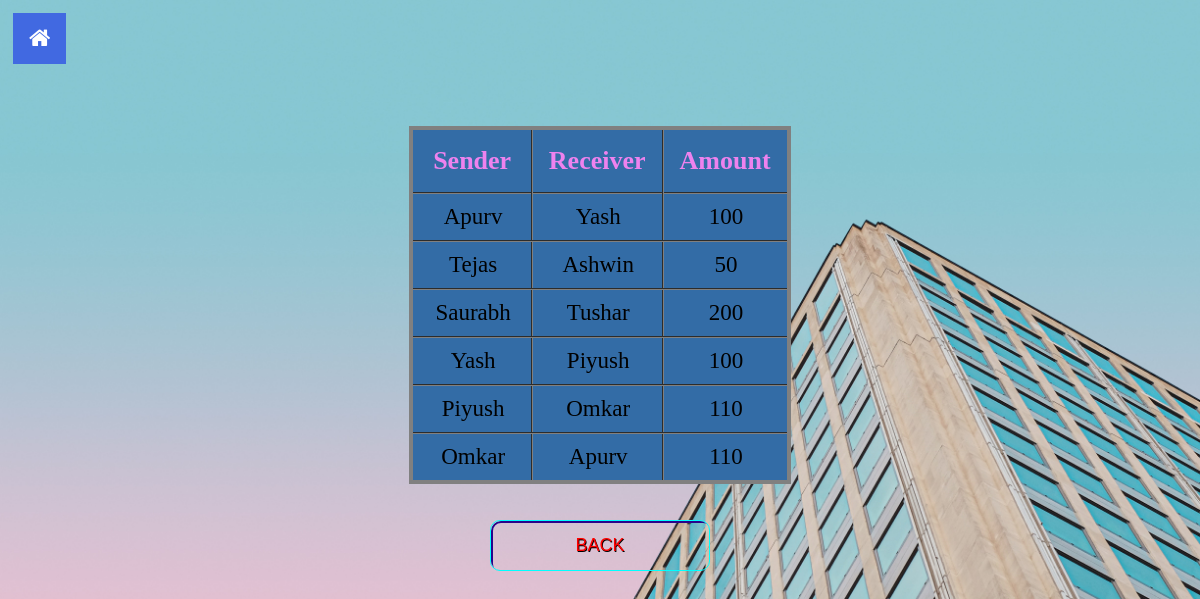
/transaction.php, run on the app's committed database.
### tables this page shows
CREATE TABLE `mini_statement` (
  `sender` varchar(50) NOT NULL,
  `receiver` varchar(50) NOT NULL,
  `amount` double DEFAULT NULL
);

### transaction.php (the view, shortened to what this page needs)
<?php
$con=mysqli_connect('localhost','root','','banking_system');
$q="select *from mini_statement";
$result=mysqli_query($con,$q);
?>
<!DOCTYPE html>
<html>
	<head>
		<link rel="stylesheet" href="https://cdnjs.cloudflare.com/ajax/libs/font-awesome/4.7.0/css/font-awesome.min.css">
		<link rel="stylesheet" href="button.css">
	</head>
	<body>
		<ul class="nav-ul">
	<a href="index.php">
		<li class="nav-li"><button class="btn"><i class="fa fa-home"></i></button></li>
	</a>
	</ul><br><br><br><br><br><br>
		<table class="flat-table-1">
			<tr>
				<th>Sender</th>
				<th>Receiver</th>
				<th>Amount</th>
			</tr>
			<tr>
			<?php while($row = $result->fetch_assoc()) { ?>
			<tr>
				<td><?php echo $row["sender"]; ?></td>
				<td><?php echo $row["receiver"]; ?></td>
				<td><?php echo $row["amount"]; ?></td>
			</tr>
			<?php } ?>
		</table>
		<br>
		<br>
		<form action="index.php" method="post">
			<div class="buttons">
				<button class="glow-on-hover" type="submit" name="name">BACK</button>
			</div>
		</form>
	</body>
</html>

### button.css (style rules this page uses)
.glow-on-hover { width: 220px; height: 51px; outline: none; color: red; font-size:18px; background:transparent; text-shadow: 0.7px 0.7px black; overflow: hidden; cursor: pointer; position: relative; z-index: 0; border-radius: 10px; border: 1px solid #00FFFF; }
.glow-on-hover:before { content: ''; background: linear-gradient(45deg, #ff0000, #ff7300, #fffb00, #48ff00, #00ffd5, #002bff, #7a00ff, #ff00c8, #ff0000); position: absolute; top: -2px; left:-2px; background-size: 400%; z-index: -1; filter: blur(5px); width: calc(100% + 4px); height: calc(100% + 4px); animation: glowing 20s linear infinite; opacity: 0; transition: opacity .3s ease-in-out; border-radius: 10px; }
.glow-on-hover:after { z-index: -1; content: ''; position: absolute; width: 100%; height: 100%; left: 0; top: 0; border-radius: 10px; border: 2px solid #28048a; background:transparent; }

### transaction.php (style rules this page uses)
.nav-ul { list-style-type: none; margin: 0; padding: 5px; verflow: hidden; }
.nav-li { float:left; }
body { background-image:url("images/102.jpg"); background-repeat: no-repeat; background-size:cover; }
table { text-align:center; margin-left: auto; margin-right: auto; border:4px solid gray; border-collapse:collapse; background: #336ca6; }
th { color:violet; font-size:26px; padding:16px; }
td { font-size:23px; padding: 10px 20px 10px 22px; }
tr { transition: background 0.3s, box-shadow 0.3s; }
th,td { border-collapse:collapse; border:2px groove gray; }
.btn { background-color:RoyalBlue; border: none; color: white; padding: 12px 16px; font-size: 23px; cursor: pointer; }
.buttons { right:42%; text-align:center; }

### data on the page
mini_statement: sender "Apurv", receiver "Yash", amount "100"
mini_statement: sender "Tejas", receiver "Ashwin", amount "50"
mini_statement: sender "Saurabh", receiver "Tushar", amount "200"
mini_statement: sender "Yash", receiver "Piyush", amount "100"
mini_statement: sender "Piyush", receiver "Omkar", amount "110"
mini_statement: sender "Omkar", receiver "Apurv", amount "110"
